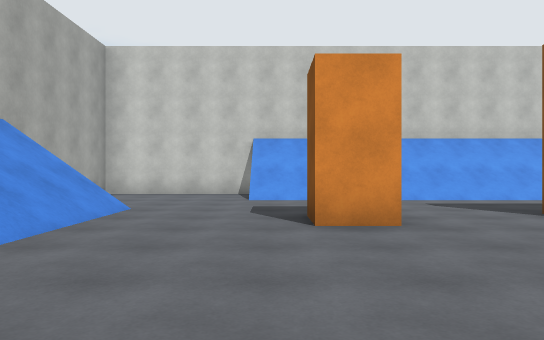
View 1 (above)

20 first-person views from a walk through a Unity game level. The camera is 1.3 m above the floor, looks level and sees 70° across. The floor is counted in squares, 2 m on a side. Each view is taken from the middle of a square. On the plan, view 1 faces up. The plan holds only what a view shows up to about 11 squares ahead; the rest is blank. The place goes on beyond the plan. The player is left out.

View 2
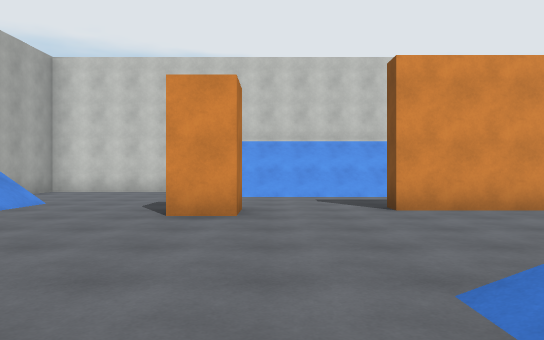

View 3
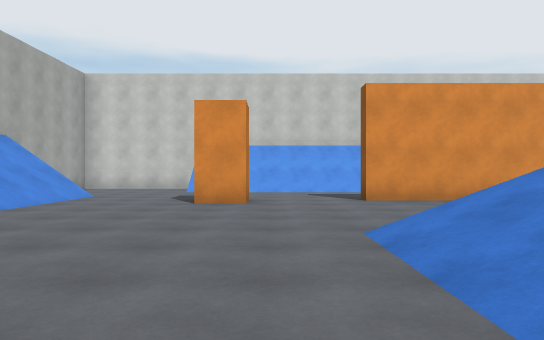

View 4
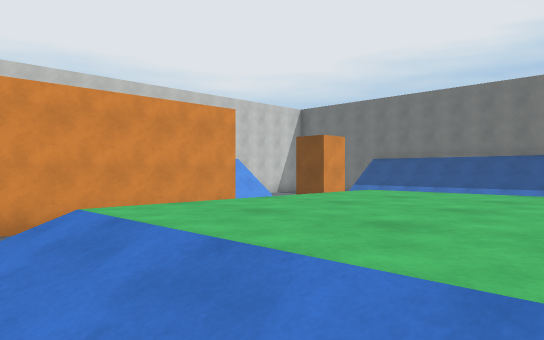

View 5
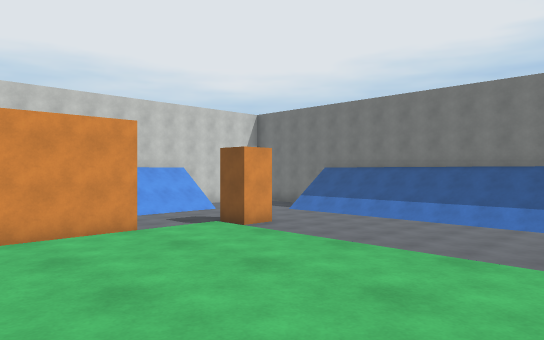

View 6
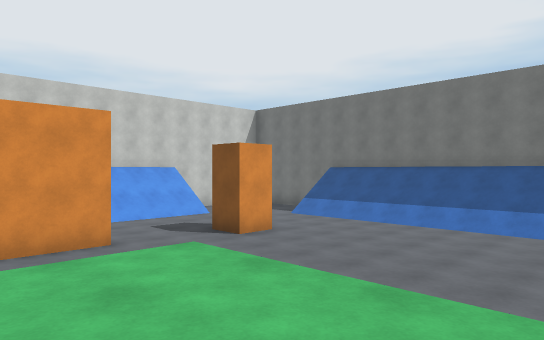

View 7
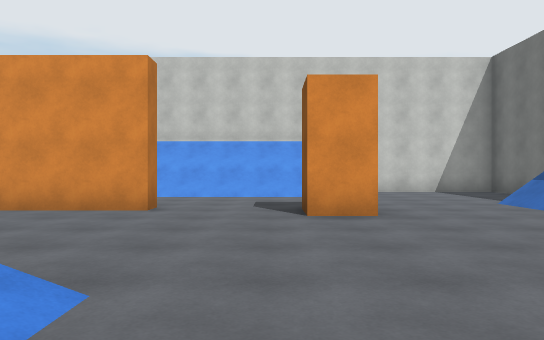

View 8
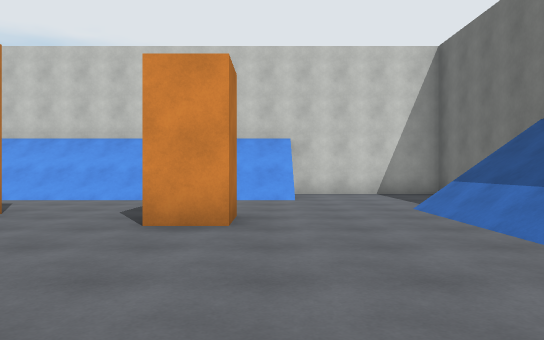

View 9
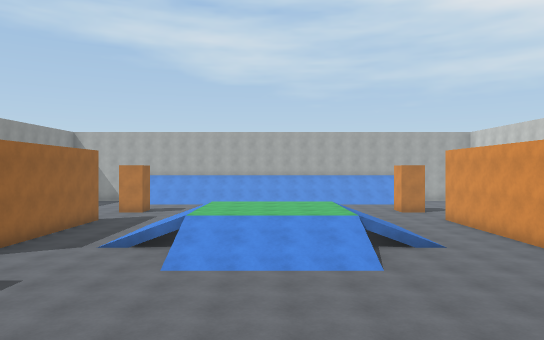

View 10
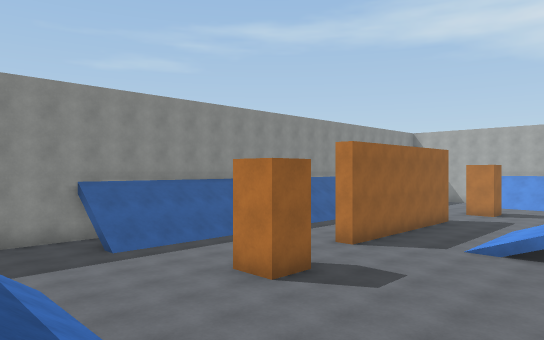

View 11
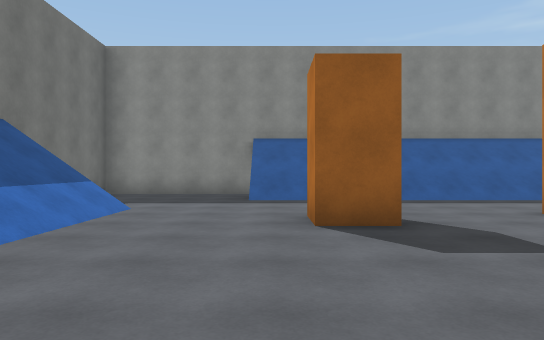

View 12
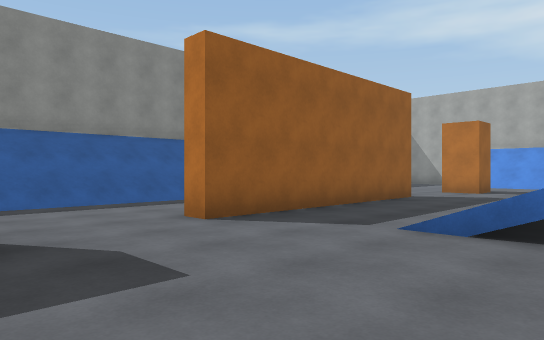

View 13
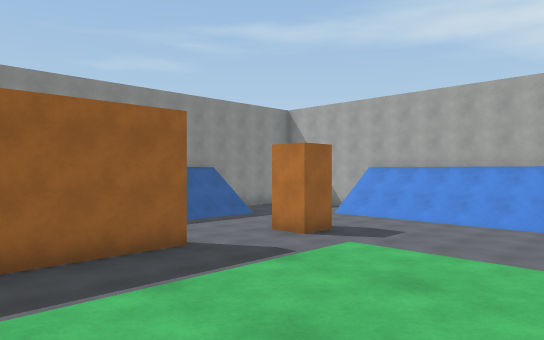

View 14
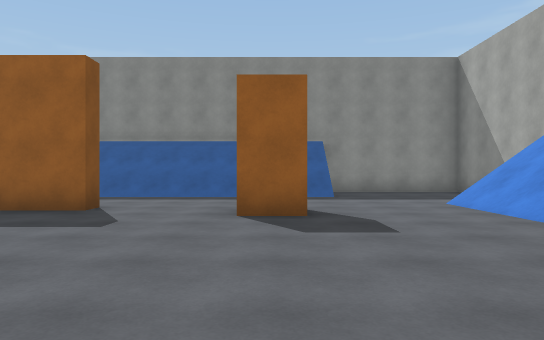

View 15
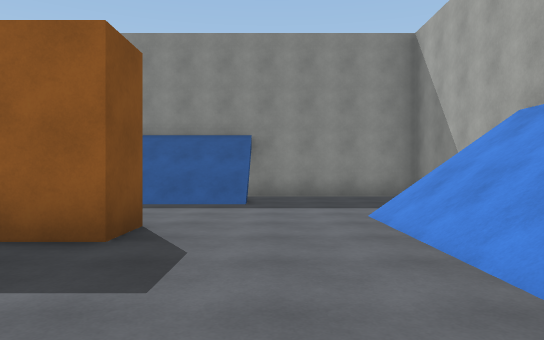

View 16
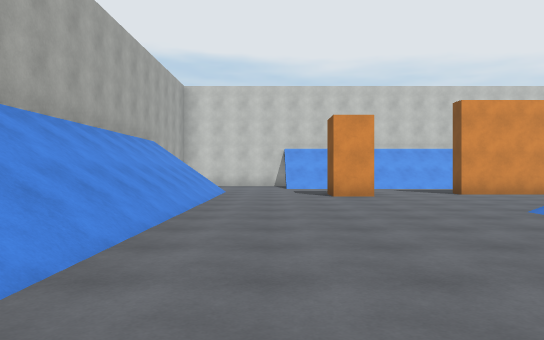

View 17
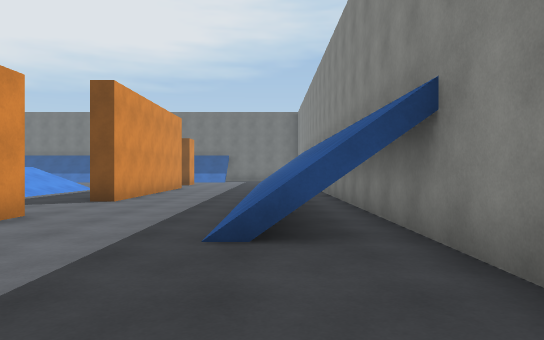

View 18
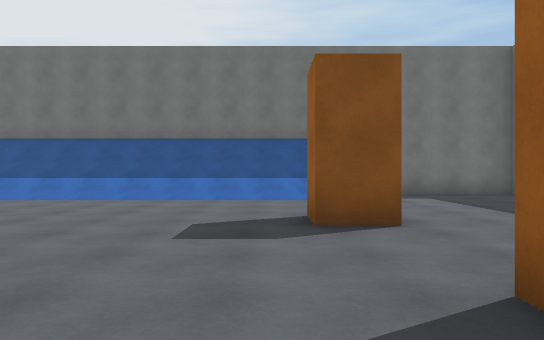

View 19
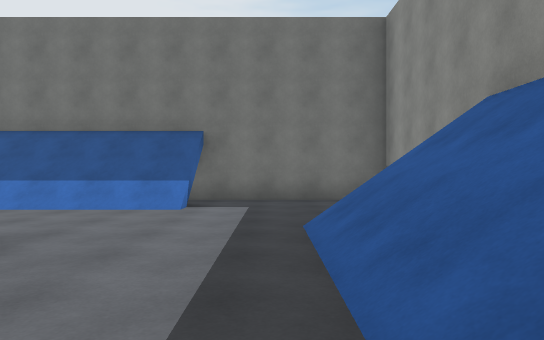

View 20
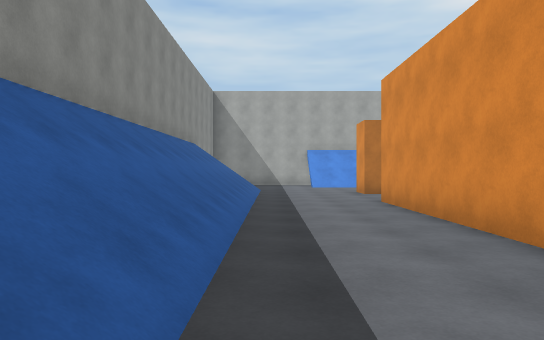

### Floor plan
Key: @ floor where view 1 was taken; # wall or solid block; . main floor; : floor 1.5 m higher than the main floor; / step, stairs or slope; = window, fence, low wall or low ledge; O other object.
Columns run from 5 left of view 1 to 19 right of it. Each row starts with its distance up from view 1.
 11 #####               #####
 10 #....///////////////....#
  9 #....///////////////....#
  8 # .......... .......... #
  7   .........   .........
  6  //......######.......//
  5  //...O...........O...//
  4  //.................../
  3  //......./ ///.......//
  2  //.......  ///.......//
  1  //...../////////.....//
  0  //..@..///:::///.....//
 -1  //.....///:::///.....//
 -2   /.....///:::///.....//
 -3  //...../ ///////.....//
 -4  //......  ///=.......//
 -5  //......./////.......//
 -6   /...................//
 -7  //...O..######...O...//
 -8  //...................//#
 -9   ......................#
-10 # ......................#
-11 #....///////////////....#
-12 #....///////////////....#
-13 ############       ######

Positions as (right, up) in squares from view 1, and headings:
1: (0, 0), facing up
2: (2, -1), facing up
3: (2, -3), facing up
4: (4, -2), facing up-right
5: (6, -3), facing up-right
6: (7, -2), facing up-right
7: (12, -1), facing up
8: (14, 0), facing up
9: (18, -1), facing left
10: (18, -2), facing down-left
11: (14, -2), facing down
12: (13, -3), facing down-left
13: (8, -1), facing down-left
14: (1, -1), facing down
15: (-1, -3), facing down
16: (-1, -5), facing up
17: (-4, -11), facing right
18: (8, -6), facing right
19: (10, -10), facing right
20: (12, -10), facing left
